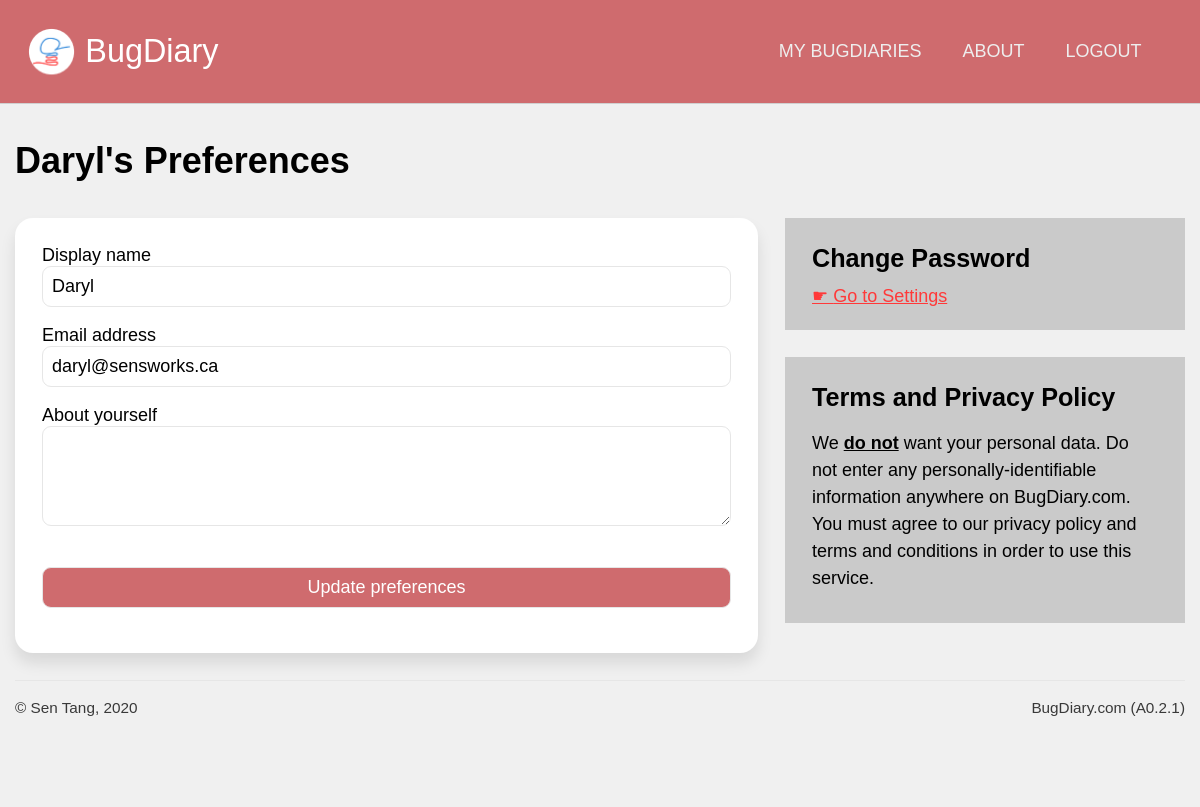
Page /users/preferences (signed in) on the earlier database version.
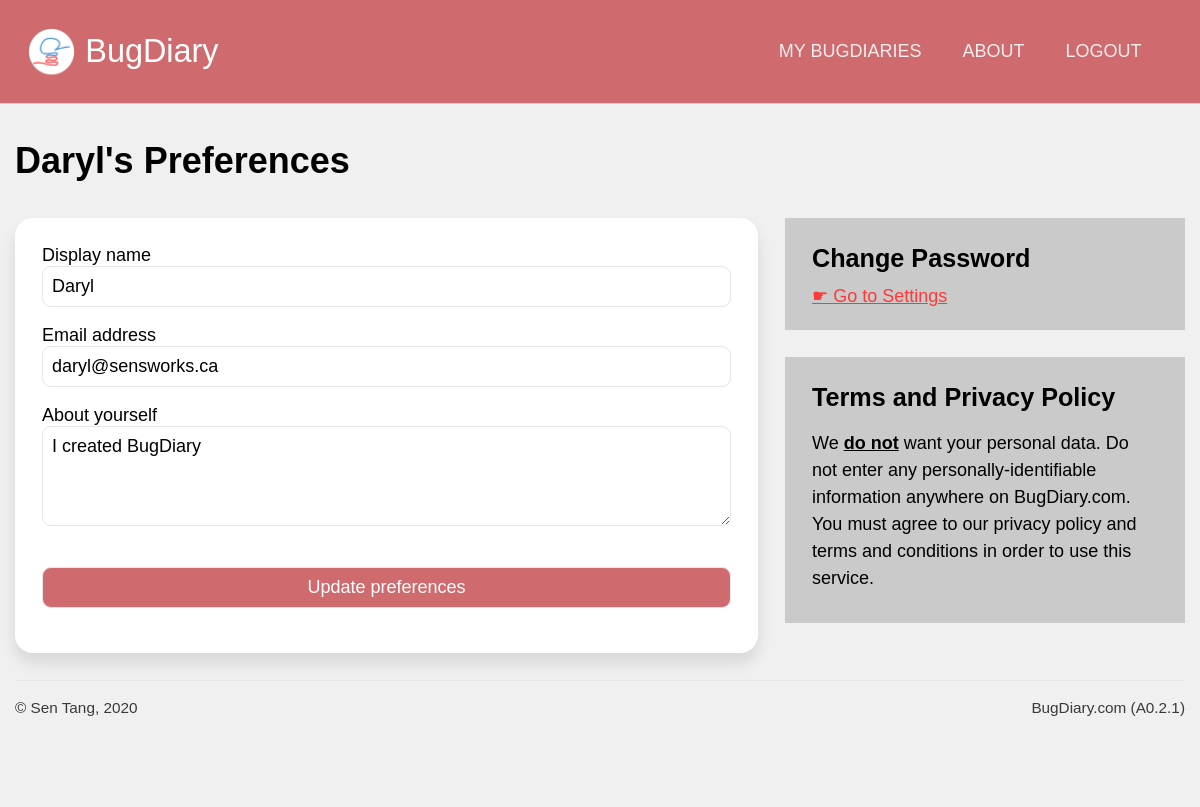
Same page on the later database version.
### application/models.py (models this page shows, shortened)
class Users(db.Model, UserMixin):
    id = db.Column(db.Integer, primary_key = True, nullable = False)
    display_name = db.Column(db.String(200), nullable = False)
    email = db.Column(db.String(200), index = True, unique = True, nullable = False)
    password = db.Column(db.String(200), nullable = False)
    bio = db.Column(db.Text, nullable = False)
    last_login = db.Column(db.DateTime, nullable = False)
    account_type = db.Column(db.Integer, db.ForeignKey('account_types.id'), default = 1)
    owned_projects = db.relationship('Projects', backref="project_owner")
    comments = db.relationship('Bug_comments', backref="comment_author")
    blog_posts = db.relationship('Blog_posts', backref="post_author")
    collab_projects = db.relationship('Projects', secondary = users_to_projects, backref = db.backref("collaborators", lazy = 'dynamic'), lazy='dynamic')

### application/users/views.py (the view)
@users.route('/preferences', methods=['get', 'post'])
@login_required
def preferences():
    form = change_preferences_form(obj = current_user)
    if form.validate_on_submit():
        current_user.display_name = form.display_name.data
        current_user.bio = form.bio.data
        if current_user.email != form.email.data:
            check_email = Users.query.filter_by(email = form.email.data).first()
            if check_email is not None:
                flash("Oops, this email address is already taken.")
                return redirect(url_for('users.preferences'))
            else:
                current_user.email = form.email.data
        db.session.commit()
        flash('Your account information has been changed!')
        return redirect(url_for('users.preferences'))
    else:
        for field, error in form.errors.items():
            flash(f'{error[0]}')
    return render_template('preferences.html', form = form)

### application/users/forms.py
class change_preferences_form(FlaskForm):
    display_name = StringField("Display name", validators=[DataRequired("Your display name cannot be blank. (You don't have to use your real name!)")])
    email = StringField("Email address", validators=[DataRequired("Your email address cannot be blank. Your email will be used for logging in, and for resetting your password if you ever forget it."), Email("Please enter a valid email address.")])
    bio = TextAreaField("About yourself")
    change = SubmitField("Update preferences")

### application/models.py (called while the page is built)
@login_manager.user_loader
def load_user(user_id):
    return Users.query.get(user_id)

### application/users/templates/users/preferences.html (shortened to what this page needs)
{% extends 'confined.html' %}
{% import 'macros.html' as macros %}
{% block main %}
<h1>{{ current_user.display_name}}'s Preferences</h1>
<div class="main-aside">
    <main>
        <div class="bg-white rounded shadowed block">
            <form method="post" autocomplete="off">
                {{ form.display_name.label }}{{ form.display_name }}
                {{ form.email.label }}{{ form.email }}
                {{ form.bio.label }}{{ form.bio }}
                {{ form.change(class_="button-primary") }}
            </form>
        </div>
    </main>
    <aside>
        <div class="bg-gray sidebar-block">
            <h3>Change Password</h3>
            <a href="{{ url_for('users.settings') }}" class="navigation">Go to Settings</a>
        </div>
        <div class="bg-gray sidebar-block">
            <h3>Terms and Privacy Policy</h3>
            <p>We <b><u>do not</u></b> want your personal data. Do not enter any personally-identifiable information anywhere on BugDiary.com. You must agree to our privacy policy and terms and conditions in order to use this service.</p>
        </div>
    </aside>
</div>
{% endblock %}

### application/templates/confined.html (shortened to what this page needs)
{% extends "base.html" %}
{% block templateMain %}
<main class="confined">
  {% block main %}
  {% endblock %}
</main>
{% endblock %}

### application/templates/base.html (shortened to what this page needs)
<!DOCTYPE html>
{% set version = "A0.2.1" %}
<html lang="en" dir="ltr">
  <head>
    <link rel="stylesheet" href="{{ url_for('static', filename='css/unilay5.css') }}?v={{version}}">
    <link rel="stylesheet" href="{{ url_for('static', filename='css/custom.css') }}?v={{version}}">
  </head>
  <body>
    <header>
        <div id="logo"><a href="{{ url_for('core.index') }}">
            {% block custom_logo %}BugDiary{% endblock %}
        </a></div>
        <nav id="navigation">
          {% block custom_nav %}
          <a href="{{ url_for('users.dashboard') }}">MY BUGDIARIES</a>
          <a href="{{ url_for('core.about') }}">ABOUT</a>
          {% if current_user.is_authenticated %}
          <a href="{{ url_for('users.logout') }}">LOGOUT</a>
          {% endif %}
          {% endblock %}
        </nav>
    </header>
      {% block templateMain %}{% endblock %}
    <footer>
      <div id="copyright">
        &copy; Sen Tang, 2020
      </div>
      <div id="version">
        BugDiary.com ({{ version }})
      </div>
    </footer>
  </body>
</html>

### application/static/css/unilay5.css (style rules this page uses)
body { font-size: 18px; font-family: sans-serif; color: #000; margin: 0; padding: 0; background-color: #f0f0f0; }
header { background-color: #cf6b6e; border-bottom: 1px solid #d0d0d0; padding: 1.5em; display: grid; text-align: center; grid-template-areas: "logo nav"; }
header #logo { padding-left: 1.8em; line-height: 1.5em; grid-area: logo; background-image: url("../images/logo-small.png"); background-repeat: no-repeat; background-size: contain; text-align: left; font-size: 1.8em; }
header #logo a:link, header #logo a:visited { color: #fff; text-decoration: none; }
header nav, header #navigation { grid-area: nav; padding: 0.75em; text-align: right; z-index: 10; }
header nav a, header #navigation a { text-transform: uppercase; display: inline-block; color: #eeeeee; text-decoration: none; padding: 0 1em; font-family: "Trebuchet MS", Helvetica, sans-serif; }
.confined { max-width: 65em; margin-left: auto; margin-right: auto; }
footer { border-top: 1px solid #e6e6e6; padding-top: 1em; padding-bottom: 5em; max-width: 65em; color: #393939; margin: auto; display: grid; grid-template-areas: "copyright version"; grid-gap: 0; }
footer #copyright { grid-area: copyright; text-align: left; font-size: 0.85em; }
footer #version { grid-area: version; text-align: right; font-size: 0.85em; }
p { line-height: 150%; }
a:link, a:visited { color: #ff3939; }
a.navigation { display: block; margin: 0.5em 0; }
a.navigation:before { content: "☛ "; }
h2, h3, h4, h5 { margin: 0.5em 0; }
h1 { color: inherit; font-size: 2em; margin: 1em 0; }
h3 { color: inherit; font-size: 1.4em; }
.block { padding: 1.5em; margin-bottom: 1.5em; }
.sidebar-block { padding: 0.75em 1.5em; margin-bottom: 1.5em; }
.aside-main, .main-aside { display: grid; grid-gap: 1.5em; }
.aside-main main, .main-aside main { grid-area: main; }
.aside-main aside, .main-aside aside { grid-area: aside; }
.main-aside { grid-template-areas: "main aside"; grid-template-columns: auto 400px; }
.rounded { border-radius: 1em 1em 1em 1em; -moz-border-radius: 1em 1em 1em 1em; -webkit-border-radius: 1em 1em 1em 1em; }
.shadowed { -webkit-box-shadow: 0px 10px 15px 0px rgba(0, 0, 0, 0.1); -moz-box-shadow: 0px 10px 15px 0px rgba(0, 0, 0, 0.1); box-shadow: 0px 10px 15px 0px rgba(0, 0, 0, 0.1); }
.bg-white { background-color: #fff; }
.bg-gray { background-color: #cacaca; }
form { font-size: 1em; }
input[type=text], input[type=number], input[type=submit], input[type=password], select, textarea, .button-styled { font-size: 1em; padding: 0.5em; -webkit-appearance: none; -moz-appearance: none; appearance: none; width: 100%; border: 1px solid; font-family: inherit; margin-bottom: 1em; border-color: #e6e6e6; -webkit-box-sizing: border-box; -moz-box-sizing: border-box; box-sizing: border-box; border-radius: 0.5em 0.5em 0.5em 0.5em; -moz-border-radius: 0.5em 0.5em 0.5em 0.5em; -webkit-border-radius: 0.5em 0.5em 0.5em 0.5em; }
input[type=submit] { margin-top: 1em; }
.button-primary { background-color: #cf6b6e; color: #fff; }
textarea { max-width: 100%; min-width: 100%; min-height: 100px; margin-bottom: 1em; resize: vertical; }

Differences in the rows shown:
changed Users "Daryl": bio (not shown) → "I created BugDiary"
